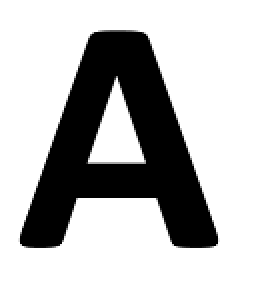
#> input picture data/exotic_shapes/png_images/A.PNG, 128 x 144 px, found by its file name (shown 2 times larger); its folder holds only this picture in this run
$ python generate_exotic_sdf.py
#> lines starting #> are read from the running program, lines starting #| are printed output that depends on the picture; after the words box and inside, x2 and y2 are one past the last pixel; in counts of white or black regions, pixels touching at a corner belong together
### data/utils.py
import numpy as np
import matplotlib.pyplot as plt
from scipy.ndimage import distance_transform_edt


# [13 lines left out: function compute_numerical_sdf, not called in this run]


def plot_sdf(img, sdf, xticks=(-1, 1), yticks=(-1, 1), plot_eikonal=False, show=True, colorbar=False):
    plt.figure(figsize=(10, 10))
    plt.subplot(2, 2, 1)
    plt.imshow(img, cmap='binary')
    plt.gca().invert_yaxis()
    plt.xticks(np.linspace(0, img.shape[0], 5), np.linspace(xticks[0], xticks[1], 5))
    plt.yticks(np.linspace(0, img.shape[1], 5), np.linspace(yticks[0], yticks[1], 5))

    plt.subplot(2, 2, 2)
    plt.imshow(sdf, cmap='hot')
    if colorbar: plt.colorbar()
    plt.contour(sdf, 30, colors='k')
    plt.gca().invert_yaxis()
    plt.xticks(np.linspace(0, img.shape[0], 5), np.linspace(xticks[0], xticks[1], 5))
    plt.yticks(np.linspace(0, img.shape[1], 5), np.linspace(yticks[0], yticks[1], 5))

    if plot_eikonal:
        dx, dy = (xticks[1] - xticks[0]) / img.shape[0],  (yticks[1] - yticks[0]) / img.shape[1]
        sdf_gradient = np.gradient(sdf)
        sdf_gradient_values = np.sqrt(sdf_gradient[0] ** 2 / dx ** 2 + sdf_gradient[1] ** 2 / dy ** 2)

        plt.subplot(2, 2, 3)
        plt.imshow(sdf_gradient_values)
        plt.gca().invert_yaxis()
        plt.xticks(np.linspace(0, img.shape[0], 5), np.linspace(xticks[0], xticks[1], 5))
        plt.yticks(np.linspace(0, img.shape[1], 5), np.linspace(yticks[0], yticks[1], 5))
        plt.colorbar()

    if show:
        plt.show()

### data/exotic_shapes/generate_exotic_sdf.py
import cv2
import numpy as np
from os import listdir
from os.path import isfile, join
from scipy.ndimage import distance_transform_edt
from data.utils import plot_sdf


def generate_exotic_sdf(size=100, plot=False):
    """
    run this file to generate sdf for exotic shapes, which are located
    in the png_images folder. There should not be any other file in that folder.

    :param size: sdf resolution. all images will be down-sampled to this resolution.
    :param plot: if True, img-sdf pairs are plotted.
    """
#> called with size = 128, plot = True
    import os
    folder_name = "data/exotic_shapes/png_images"
    print(os.getcwd())
    img_names = [join(folder_name, f) for f in listdir(folder_name) if isfile(join(folder_name, f))]
    sdf_vec = []
    for img_name in img_names:
        img = cv2.imread(img_name)
#> img is the input picture: shape (144, 128, 3); min 0, max 255, mean 182.9

        # convert color images to gray
        if np.ndim(img) == 3:
            img = cv2.cvtColor(img, cv2.COLOR_BGR2GRAY)
#> img: shape (144, 128)

        # convert color images to black and white
        if len(np.unique(img)) > 2:
            img = cv2.threshold(img, 127, 255, cv2.THRESH_BINARY)[1]
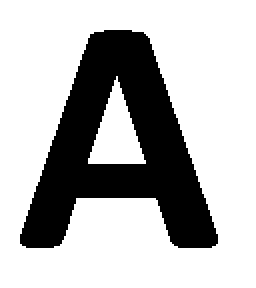
#> img: shape (144, 128) (shown 2 times larger); 71.8% white; 1 black region, box (x1, y1, x2, y2) and area: (10, 15, 109, 124) 5200

        # invert and scale the image.
        img = (255 - img) / 255

        # make the image square.
        w, h = img.shape[0], img.shape[1]
#> w = 144; h = 128
        if w > h:
            l = (w - h) // 2
#> l = 8
            r = w - h - l
#> r = 8
            img = np.concatenate([np.zeros((w, l)), img, np.zeros((w, r))], axis=1)
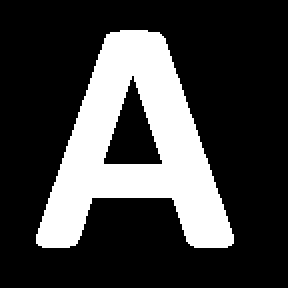
#> img: shape (144, 144) float64 (shown 2 times larger); values 0 (black) and 1 (white), 25.1% white; 1 white region, box (x1, y1, x2, y2) and area: (18, 15, 117, 124) 5200
        elif w < h:
            u = (h - w) // 2
            d = h - w - u
            img = np.concatenate([np.zeros((u, h)), img, np.zeros((d, h))], axis=0)

        # down sample the image
        img = cv2.resize(img, (size, size))
#> img: shape (128, 128) float64
        img[img < 0.5] = 0
        img[img >= 0.5] = 1
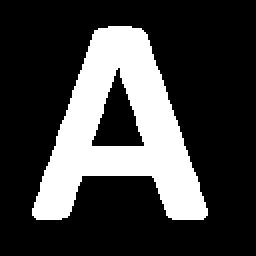
#> img: shape (128, 128) float64 (shown 2 times larger); values 0 (black) and 1 (white), 25.1% white; 1 white region, box (x1, y1, x2, y2) and area: (16, 13, 104, 110) 4105
        assert np.all(np.unique(img) == [0., 1.])

        # compute sdf
        sdf = -distance_transform_edt(img) + distance_transform_edt(1 - img)
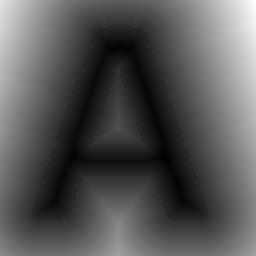
#> sdf: shape (128, 128) float64 (shown 2 times larger); min -11.66, max 56.61, mean 11.5; drawn with min black and max white
        sdf /= (size // 2)
        sdf_vec.append(sdf)

        # plot
        if plot:
            plot_sdf(img, sdf)
#> in plot_sdf, `plt.show()`:
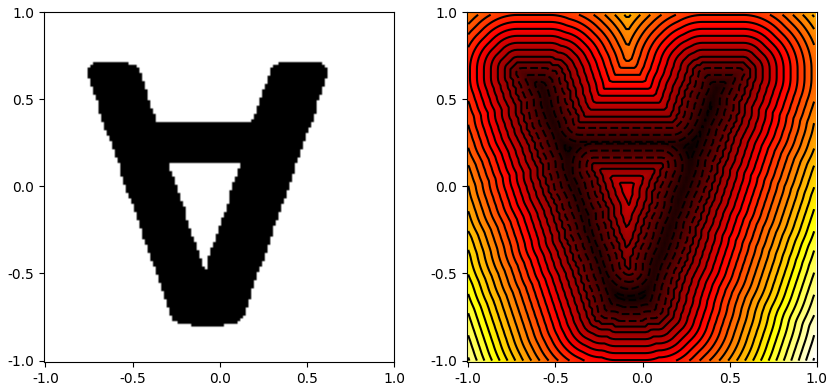
#> figure drawn by matplotlib, 2 panels

    sdf_vec = np.array(sdf_vec)
    np.save("data/exotic_shapes/exotic_shapes" + str(size) + ".npy", sdf_vec)


if __name__ == "__main__":
    generate_exotic_sdf(size=128, plot=True)

$ run again, on data/exotic_shapes/png_images/nogo.png
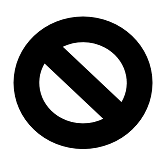
#> input picture data/exotic_shapes/png_images/nogo.png, 163 x 164 px, found by its file name
#> in generate_exotic_sdf, img is the input picture: shape (164, 163, 3); min 0, max 255, mean 150.8
#> in generate_exotic_sdf, `img[img >= 0.5] = 1`:
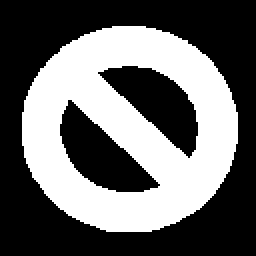
#> img: shape (128, 128) float64 (shown 2 times larger); values 0 (black) and 1 (white), 40.7% white; 1 white region, box (x1, y1, x2, y2) and area: (11, 13, 119, 116) 6664
#> in plot_sdf, `plt.show()`:
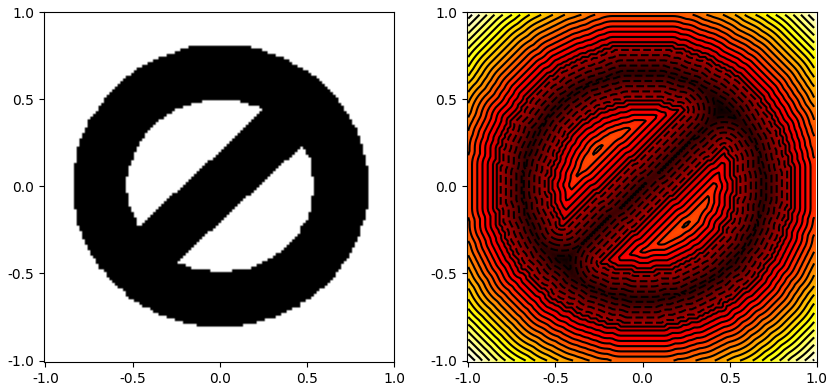
#> figure drawn by matplotlib, 2 panels

$ run again, on data/exotic_shapes/png_images/saw.PNG
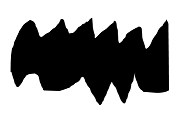
#> input picture data/exotic_shapes/png_images/saw.PNG, 191 x 114 px, found by its file name
#> in generate_exotic_sdf, img is the input picture: shape (114, 191, 3); min 0, max 255, mean 147.9
#> in generate_exotic_sdf, `img[img >= 0.5] = 1`:
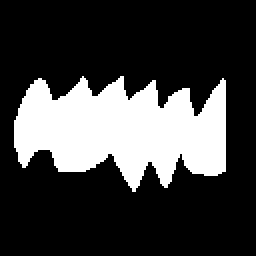
#> img: shape (128, 128) float64 (shown 2 times larger); values 0 (black) and 1 (white), 25% white; 1 white region, box (x1, y1, x2, y2) and area: (7, 38, 113, 96) 4097
#> in plot_sdf, `plt.show()`:
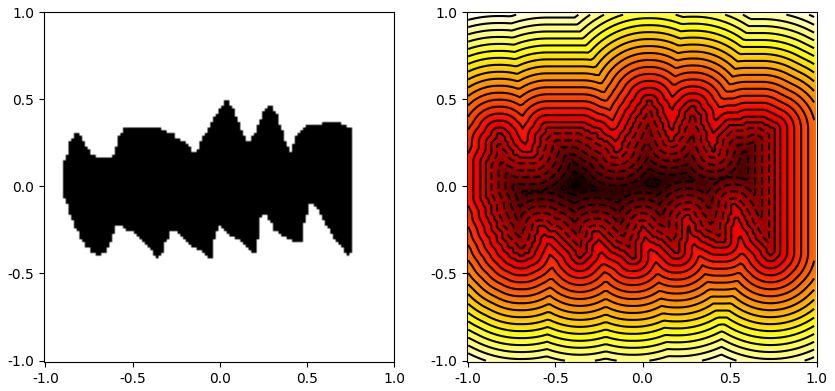
#> figure drawn by matplotlib, 2 panels

$ run again, on data/exotic_shapes/png_images/snake.PNG
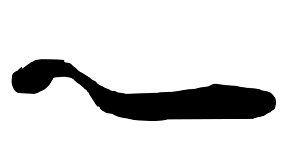
#> input picture data/exotic_shapes/png_images/snake.PNG, 300 x 152 px, found by its file name
#> in generate_exotic_sdf, img is the input picture: shape (152, 300, 3); min 0, max 255, mean 216.6
#> in generate_exotic_sdf, `img[img >= 0.5] = 1`:
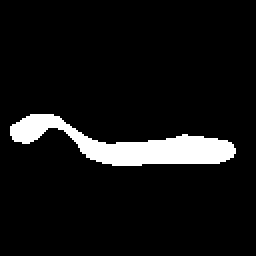
#> img: shape (128, 128) float64 (shown 2 times larger); values 0 (black) and 1 (white), 7.5% white; 1 white region, box (x1, y1, x2, y2) and area: (5, 57, 118, 83) 1232
#> in plot_sdf, `plt.show()`:
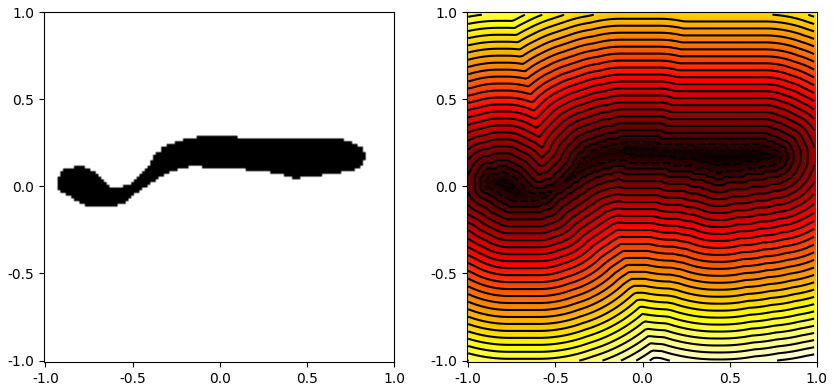
#> figure drawn by matplotlib, 2 panels
